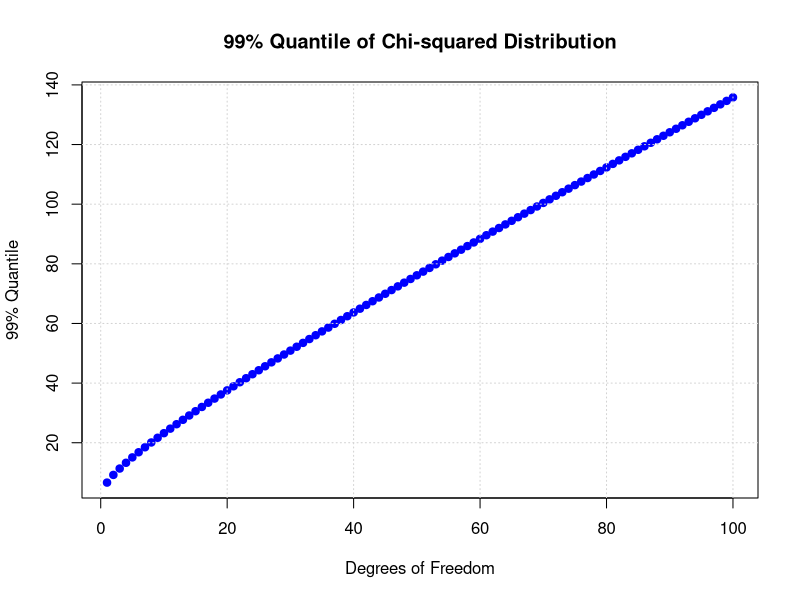

Recreate this plot in R.
#!/usr/bin/env Rscript

# plot_chi99.R
# Plot the 99% quantile of the chi-squared distribution for df = 1:100

# Load necessary library (optional, base R is enough here)
# library(ggplot2)  # Uncomment if you want to use ggplot2

# Degrees of freedom
df <- 1:100

# 99% quantile of chi-squared for each df
chi99 <- qchisq(0.99, df)
print(chi99)
print(chi99/df)

# Create plot and save to file
png(filename="chi99_quantile.png", width=800, height=600)
plot(df, chi99, type="b", pch=19, col="blue",
     xlab="Degrees of Freedom",
     ylab="99% Quantile",
     main="99% Quantile of Chi-squared Distribution")
grid()
dev.off()

cat("Plot saved to chi99_quantile.png\n")

